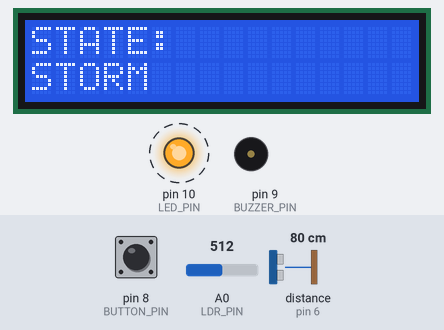
A sketch run on a simulated Arduino Uno, built with avr-gcc and run on an emulated ATmega328P. On the bench: 16×2 character LCD, output pins drawn as LEDs (lit = HIGH), buzzer (waves = sounding). Wiring (inferred from the names in the program): ultrasonic range finder: trigger pin 7; echo pin 6. Dashed ring = blinking. Inputs (shaded band) come from the test bench; at power-on: A0 (LDR_PIN) = 512, distance to the obstacle (sensor on pin 6) 80 cm, pin 8 (BUTTON_PIN) HIGH. The echo pulse lasts 58.3 µs per cm; pins used as bus, display or sensor lines are not drawn.

Above: at 1.2 s.
1.3 s: A0 (LDR_PIN) set to 992
2.8 s: A0 (LDR_PIN) set to 1012
At 3.5 s:
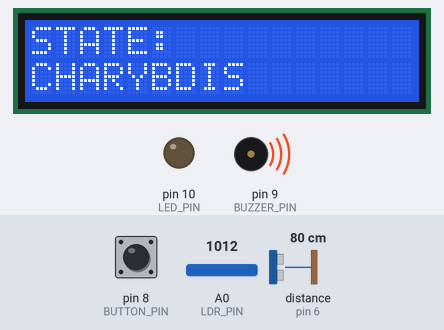
4.3 s: distance to the obstacle (sensor on pin 6) set to 95 cm
5.8 s: distance to the obstacle (sensor on pin 6) set to 105 cm
At 6.6 s:
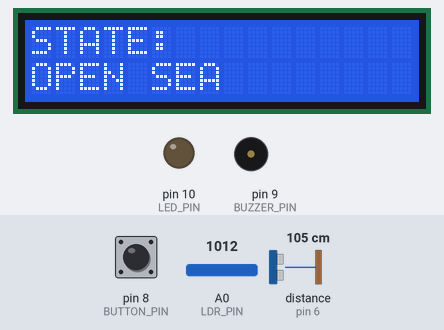
7.3 s: pin 8 (BUTTON_PIN) pulled LOW for 0.15 s
At 7.6 s:
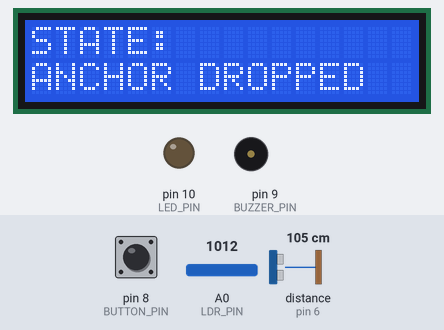
8.9 s: pin 8 (BUTTON_PIN) pulled LOW for 1 s
At 10.2 s:
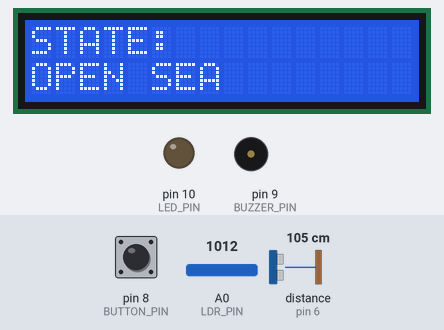
Timing chart, 0 to 11.9 s (numbered marks = the images above; inputs shaded):
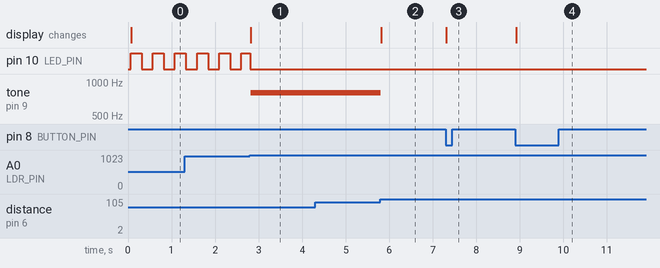

The sketch:

Joshua_Daniel_2026AAPS0234H_Avionics_arduino_code.ino
```cpp
#include <LiquidCrystal.h>

LiquidCrystal lcd(12, 11, 5, 4, 3, 2);

const int TRIG_PIN = 7;
const int ECHO_PIN = 6;
const int BUTTON_PIN = 8;
const int BUZZER_PIN = 9;
const int LED_PIN = 10;
const int LDR_PIN = A0;

enum SystemState { OPEN_SEA, ANCHOR_DROPPED, STORM, CHARYBDIS, WRECKED };

SystemState currentState = OPEN_SEA;
SystemState previousState = (SystemState)-1;

bool lastButtonState = HIGH;
unsigned long hazardStartTime = 0;
unsigned long lastBlinkTime = 0;
bool ledState = LOW;

long readDistanceCM() {
  digitalWrite(TRIG_PIN, LOW);
  delayMicroseconds(2);
  digitalWrite(TRIG_PIN, HIGH);
  delayMicroseconds(10);
  digitalWrite(TRIG_PIN, LOW);

  long duration = pulseIn(ECHO_PIN, HIGH, 30000);
  return (duration == 0) ? 999 : (duration * 0.0343 / 2);
}

void setup() {
  // defining physical size of lcd scree.
  lcd.begin(16, 2);
  // defining the functions of each of the pins.
  pinMode(TRIG_PIN, OUTPUT);
  pinMode(ECHO_PIN, INPUT);
  pinMode(BUTTON_PIN, INPUT_PULLUP);
  pinMode(BUZZER_PIN, OUTPUT);
  pinMode(LED_PIN, OUTPUT);
  digitalWrite(LED_PIN, LOW); // Explicit initialization
}

void loop() {
  // Button toggle detection (Falling Edge)
  bool currentButtonState = digitalRead(BUTTON_PIN);
  if (lastButtonState == HIGH && currentButtonState == LOW) {
    if (currentState == ANCHOR_DROPPED) {
      currentState = OPEN_SEA;
    } else if (currentState != WRECKED) {
      currentState = ANCHOR_DROPPED;
    }
  }
  lastButtonState = currentButtonState;
  long distanceVal = readDistanceCM();
  bool isStormTriggered = (analogRead(LDR_PIN) < 1005);
  bool isCharybdisTriggered = (distanceVal < 100);

  switch (currentState) {
    case OPEN_SEA:
      noTone(BUZZER_PIN);
      digitalWrite(LED_PIN, LOW);

      if (isStormTriggered) {
        currentState = STORM;
        hazardStartTime = millis();
        lastBlinkTime = millis();
        ledState = HIGH;
        digitalWrite(LED_PIN, ledState);
      } else if (isCharybdisTriggered) {
        currentState = CHARYBDIS;
        hazardStartTime = millis();
      }
      break;

    case ANCHOR_DROPPED:
      noTone(BUZZER_PIN);
      digitalWrite(LED_PIN, LOW);
      break;

    case STORM:
      noTone(BUZZER_PIN);
      if (millis() - lastBlinkTime >= 250) {
        lastBlinkTime = millis();
        ledState = !ledState;
        digitalWrite(LED_PIN, ledState);
      }

      if (!isStormTriggered) {
        currentState = OPEN_SEA;
        digitalWrite(LED_PIN, LOW);
      } else if (millis() - hazardStartTime >= 5000) {
        currentState = WRECKED;
        digitalWrite(LED_PIN, LOW);
      }
      break;

    case CHARYBDIS:
      digitalWrite(LED_PIN, LOW);
      tone(BUZZER_PIN, 800);

      if (!isCharybdisTriggered) {
        currentState = OPEN_SEA;
        noTone(BUZZER_PIN);
      } else if (millis() - hazardStartTime >= 5000) {
        currentState = WRECKED;
        noTone(BUZZER_PIN);
      }
      break;

    case WRECKED:
      noTone(BUZZER_PIN);
      digitalWrite(LED_PIN, LOW);
      break;
  }

  // Screen rendering triggered on state transition
  if (currentState != previousState) {
    lcd.clear();
    lcd.setCursor(0, 0);
    lcd.print("STATE:");
    lcd.setCursor(0, 1);

    switch (currentState) {
      case OPEN_SEA:       lcd.print("OPEN SEA"); break;
      case ANCHOR_DROPPED: lcd.print("ANCHOR DROPPED"); break;
      case STORM:          lcd.print("STORM"); break;
      case CHARYBDIS:      lcd.print("CHARYBDIS"); break;
      case WRECKED:        lcd.print("WRECKED"); break;
    }
    previousState = currentState;
  }
}
```

Measured:
- the behaviour switches between 1004 and 1005 on A0 (LDR_PIN) (found by bisection; images 0 and 1)
- the behaviour switches between 100 and 101 cm on distance to the obstacle (sensor on pin 6) (found by bisection; images 1 and 2)
- after the input at 2.8 s, tone on pin 9 (BUZZER_PIN): silent → 800 Hz at once; the display: changes at once (image 1)
- after the input at 4.3 s, every drawn part: stays the same
- after the input at 5.8 s, tone on pin 9 (BUZZER_PIN): 800 Hz → silent at once; the display: changes at once (image 2)
- after the input at 7.3 s, the display: changes at once (image 3)
- after the input at 8.9 s, the display: changes at once (image 4)
